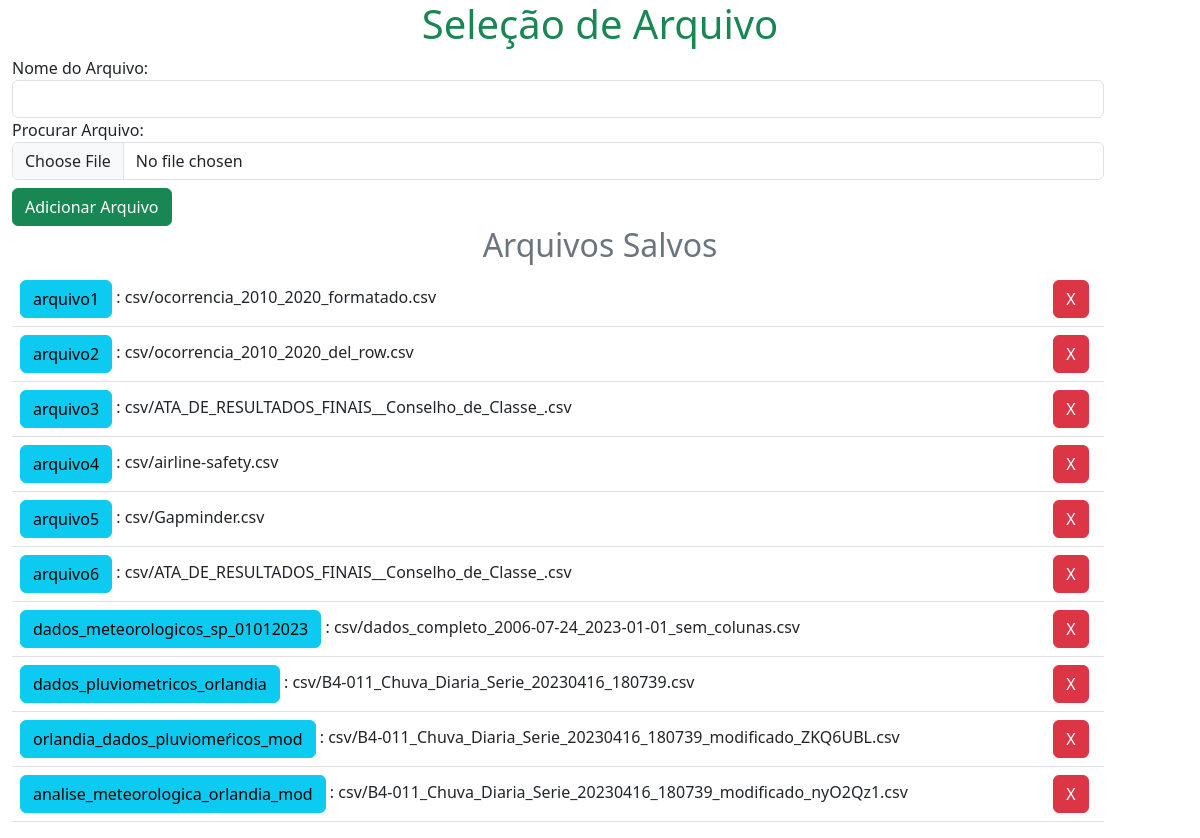
/, run on an earlier commit of the app's database.
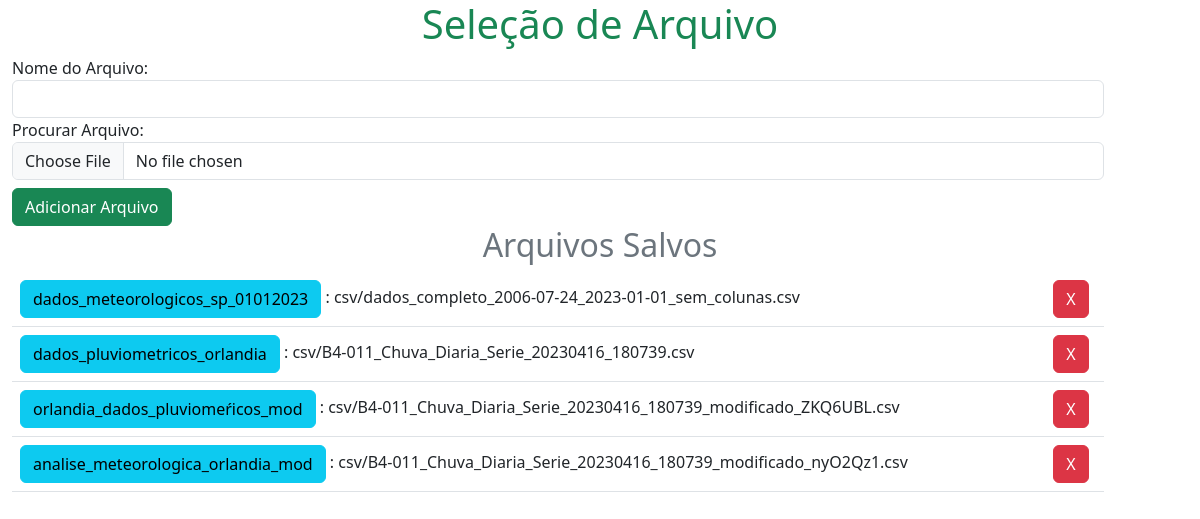
And on a later commit of the database.
### file_analise/models.py (models this page shows)
class Arquivos(models.Model):
    nom_arquivo = models.CharField(max_length=200, blank=False, unique=True)
    arquivo = models.FileField(upload_to='csv')
    def __str__(self):
        return f'{self.nom_arquivo}'

### file_analise/views.py (the view)
# urls.py: path('', view=index, name='index'),
def index(request):
    form = frmAddArquivo(request)
    arquivos = get_all_files()
    context = {
        'form':form,
        'arquivos': arquivos
    }
    return render(request, 'index.html',context)

### file_analise/forms.py
class formArquivo(forms.ModelForm):
    nom_arquivo = forms.CharField(required=True, label="Nome do Arquivo")
    arquivo = forms.FileField(required=True, label="Procurar Arquivo")
    arquivo.widget.attrs.update({"class":"form-control"})
    nom_arquivo.widget.attrs.update({"class":"form-control"})
    class Meta:
        model = Arquivos
        fields = ['nom_arquivo','arquivo']

### file_analise/views.py (called while the page is built, shortened)
def frmAddArquivo(request):
    form = formArquivo()
    return form

def get_all_files():
    arquivos = Arquivos.objects.all()
    return arquivos

### templates/index.html (shortened to what this page needs)
{% extends "base.html" %}
{% block content %}
<h1 class="text-center text-success">Seleção de Arquivo</h1>
<div class="row container">
    <div class="col-12">
        <form action="{% url 'index' %}" method="post" enctype="multipart/form-data">
            {{ form }}
            <input type="submit" class="btn btn-success mt-2" value="Adicionar Arquivo">
        </form>
    </div>
</div>
<h2 class="text-center text-secondary">Arquivos Salvos</h2>
<div class="row container">
    <div class="col-12">
        <table class="table table-hover">
            {% for arquivo in arquivos %}
            <tr>
                <td><a class="btn btn-info" href="{% url 'get_tabela' arquivo %}">{{arquivo}}</a> : {{ arquivo.arquivo}}</td>
                <td><a class="btn btn-danger" href="{% url 'del_file' arquivo.id %}">X</a></td>
            </tr>
            {% endfor %}
        </table>
    </div>
</div>
{% endblock content %}

### templates/base.html (shortened to what this page needs)
<!DOCTYPE html>
{% load static %}
<html>
<head>
    <link href="https://cdn.jsdelivr.net/npm/bootstrap@5.3.0-alpha2/dist/css/bootstrap.min.css" rel="stylesheet"
>
</head>
<body>
    {% block content %}
    {% endblock content %}
</body>
</html>

What changed in the data, as far as the page shows it:
removed Arquivos: nom_arquivo "arquivo1", arquivo "csv/ocorrencia_2010_2020_formatado.csv"
removed Arquivos: nom_arquivo "arquivo2", arquivo "csv/ocorrencia_2010_2020_del_row.csv"
removed Arquivos: nom_arquivo "arquivo3", arquivo "csv/ATA_DE_RESULTADOS_FINAIS__Conselho_de_Classe_.csv"
removed Arquivos: nom_arquivo "arquivo4", arquivo "csv/airline-safety.csv"
removed Arquivos: nom_arquivo "arquivo5", arquivo "csv/Gapminder.csv"
removed Arquivos: nom_arquivo "arquivo6", arquivo "csv/ATA_DE_RESULTADOS_FINAIS__Conselho_de_Classe_.csv"
